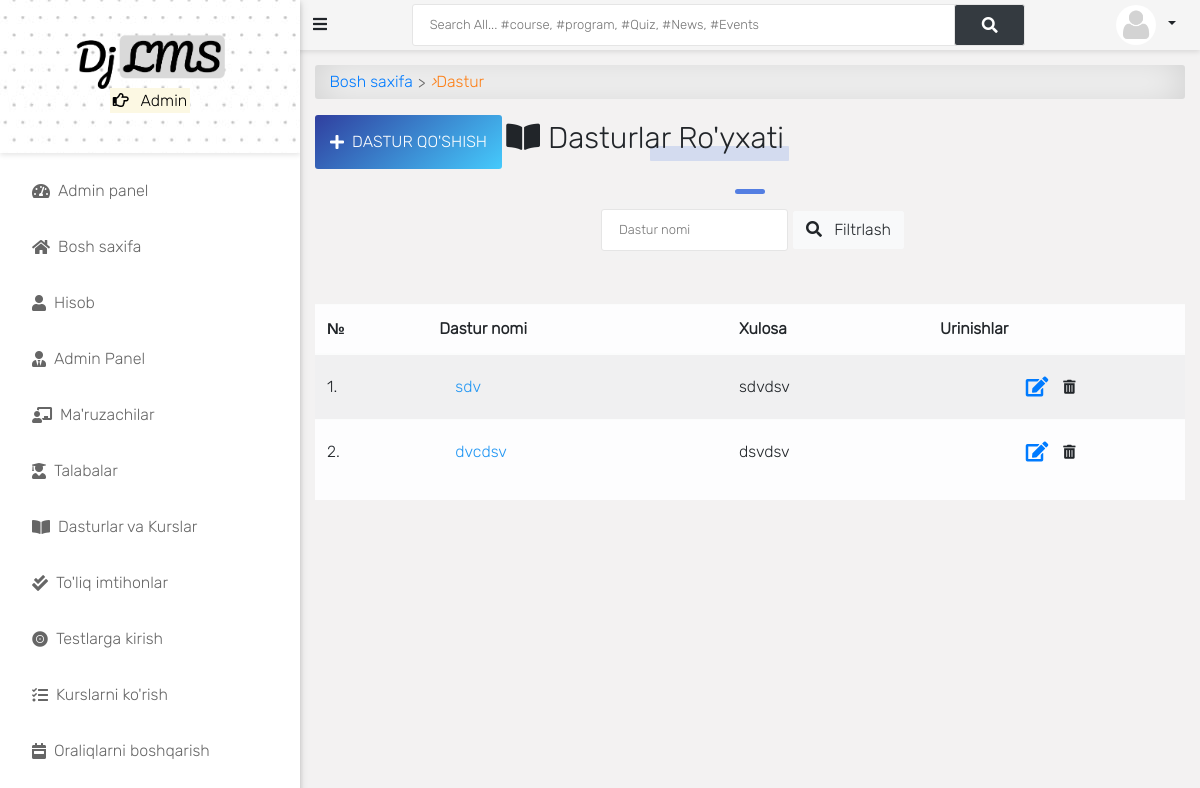
Before: /programs/ (signed in) with the older database file.
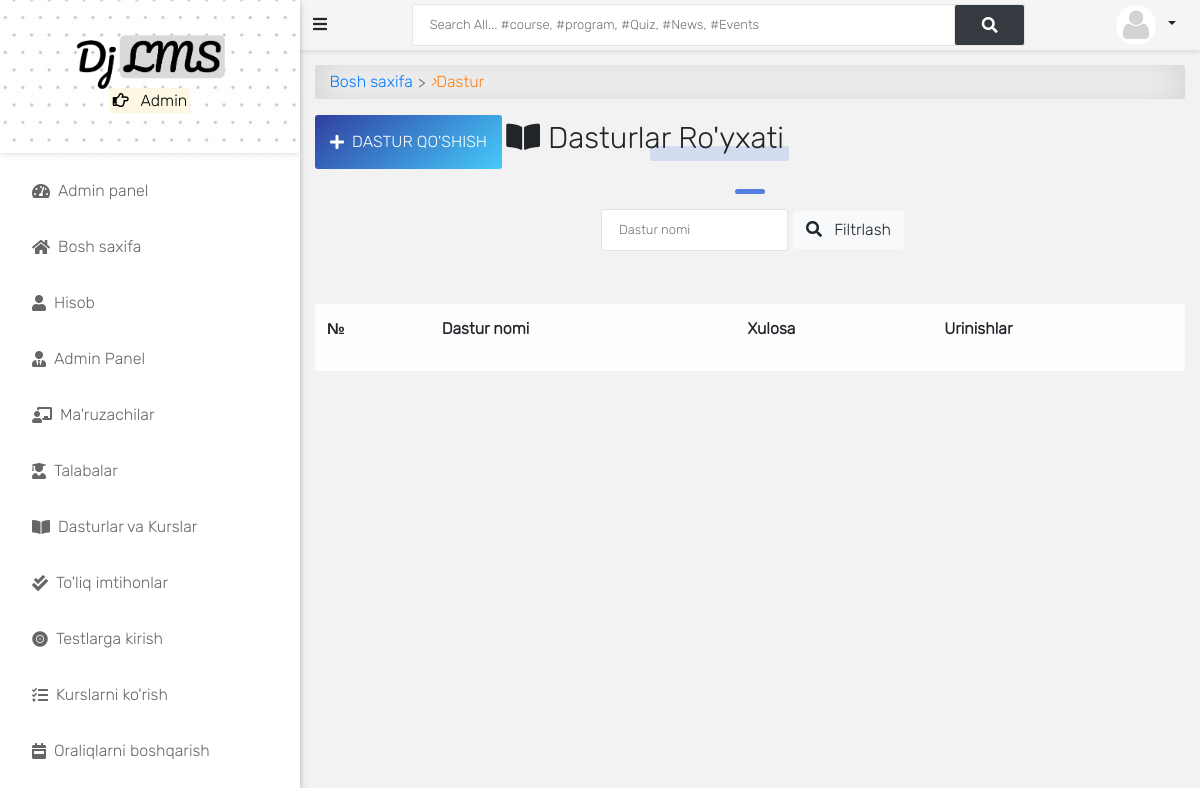
After: the same page with the newer database file.
### course/models.py (models this page shows, shortened)
class Program(models.Model):
    title = models.CharField(max_length=150, unique=True)
    summary = models.TextField(null=True, blank=True)
    objects = ProgramManager()
    def get_absolute_url(self):
        return reverse('program_detail', kwargs={'pk': self.pk})

### course/views.py (the view)
# urls.py: path('', program_view, name='programs'),
@login_required
def program_view(request):
    programs = Program.objects.all()
    program_filter = request.GET.get('program_filter')
    if program_filter:
        programs = Program.objects.filter(title__icontains=program_filter)
    return render(request, 'course/program_list.html', {
        'title': "Programs | DjangoSMS",
        'programs': programs,
    })

### accounts/models.py (called while the page is built)
    @property
    def get_full_name(self):
        full_name = self.username
        if self.first_name and self.last_name:
            full_name = self.first_name + " " + self.last_name
        return full_name

    @property
    def get_user_role(self):
        if self.is_superuser:
            return "Admin"
        elif self.is_student:
            return "Student"
        elif self.is_lecturer:
            return "Lecturer"
        elif self.is_parent:
            return "Parent"

### templates/course/program_list.html (shortened to what this page needs)
{% extends 'base.html' %}
{% block content %}
<div id="input-nav"><a href="{% url 'home' %}" class="primary1">Bosh saxifa</a> <i>&rsaquo;</i> Dastur</div>
{% if request.user.is_superuser %}
<a class="add-button" href="{% url 'add_program' %}"><i class="fas fa-plus"></i>Dastur qo'shish</a>
{% endif %}
<div class="title-1"><i class="fas fa-book-open"></i>Dasturlar ro'yxati</div>
<div class="title-line"></div>
<div class="content-center">
    <form class="search-form mx-auto" action="" method="GET">{% csrf_token %}
        <input class="au-input" type="text" name="program_filter" placeholder="Dastur nomi"
            value="{{ request.GET.program_filter }}" />
        <button class="btn btn-light" type="submit">
            <i class="fas fa-search"></i> Filtrlash
        </button>
    </form>
</div>
<div class="table-responsive table-shadow table-light table-striped m-0 mt-5">
    <div class="table-shadow">
        <table class="table table-light">
            <thead>
                <tr>
                    <th>№</th>
                    <th>Dastur nomi</th>
                    <th>Xulosa</th>
                    {% if request.user.is_superuser %}
                    <th>Urinishlar</th>
                    {% endif %}
                </tr>
            </thead>
            <tbody>
                {% for program in programs %}
                <tr>
                    <td>{{ forloop.counter }}.</td>
                    <td><a class="a-list" href="{{ program.get_absolute_url }}">
                            {{ program.title}}</a></td>
                    <td>{{ program.summary }} </td>
                    {% if request.user.is_superuser %}
                    <td>
                        <div class="update-delete">
                            <a href="{% url 'edit_program' pk=program.pk %}" class="update"><i
                                    class="fas fa-edit"></i></a>
                            <button type="button" class="btn btn-sm" data-toggle="modal" data-target="#exampleModal">
                                <i class="fas fa-trash-alt"></i>
                            </button>
                        </div>
                    </td>
                    {% endif %}
                </tr>
                {% endfor %}
            </tbody>
        </table>
    </div>
</div>
{% endblock content %}

Changed rows visible on the page:
removed Program: title "sdv", summary "sdvdsv"
removed Program: title "dvcdsv", summary "dsvdsv"
